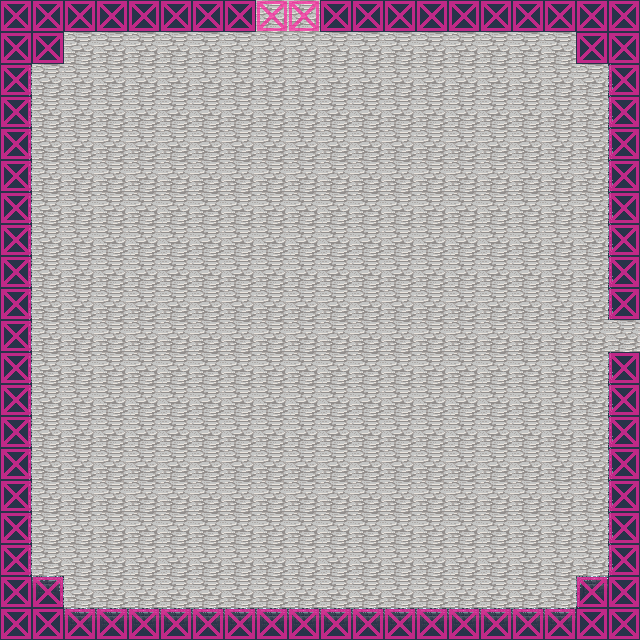

Tiled map render using the project's own tile images. Description and the whole map definition, tile-layer contents included, below:
An orthogonal 20x20 tile map with 32x32 px tiles, 3 tile layers (Ground, Fringe, Collision), 2 tilesets and 3 objects (3x warp).

<map version="1.0" tiledversion="1.0.3" orientation="orthogonal" renderorder="right-down" width="20" height="20" tilewidth="32" tileheight="32" nextobjectid="7">
 <tileset firstgid="1" name="magecity" tilewidth="32" tileheight="32" tilecount="360" columns="8">
  <image source="magecity.png" width="256" height="1450" />
 </tileset>
 <tileset firstgid="361" name="collision" tilewidth="32" tileheight="32" tilecount="2" columns="2">
  <image source="collision.png" width="64" height="32" />
 </tileset>
 <layer name="Ground" width="20" height="20">
  <data encoding="csv">
58,58,58,58,58,58,58,58,2,2,58,58,58,58,58,58,58,58,58,58,
58,58,2,2,2,2,2,2,2,2,2,2,2,2,2,2,2,2,58,58,
59,2,2,2,2,2,2,2,2,2,2,2,2,2,2,2,2,2,2,57,
59,2,2,2,2,2,2,2,2,2,2,2,2,2,2,2,2,2,2,57,
59,2,2,2,2,2,2,2,2,2,2,2,2,2,2,2,2,2,2,57,
59,2,2,2,2,2,2,2,2,2,2,2,2,2,2,2,2,2,2,57,
59,2,2,2,2,2,2,2,2,2,2,2,2,2,2,2,2,2,2,57,
59,2,2,2,2,2,2,2,2,2,2,2,2,2,2,2,2,2,2,57,
59,2,2,2,2,2,2,2,2,2,2,2,2,2,2,2,2,2,2,57,
59,2,2,2,2,2,2,2,2,2,2,2,2,2,2,2,2,2,2,57,
59,2,2,2,2,2,2,2,2,2,2,2,2,2,2,2,2,2,2,2,
59,2,2,2,2,2,2,2,2,2,2,2,2,2,2,2,2,2,2,57,
59,2,2,2,2,2,2,2,2,2,2,2,2,2,2,2,2,2,2,57,
59,2,2,2,2,2,2,2,2,2,2,2,2,2,2,2,2,2,2,57,
59,2,2,2,2,2,2,2,2,2,2,2,2,2,2,2,2,2,2,57,
59,2,2,2,2,2,2,2,2,2,2,2,2,2,2,2,2,2,2,57,
59,2,2,2,2,2,2,2,2,2,2,2,2,2,2,2,2,2,2,57,
59,2,2,2,2,2,2,2,2,2,2,2,2,2,2,2,2,2,2,57,
58,51,2,2,2,2,2,2,2,2,2,2,2,2,2,2,2,2,49,58,
58,58,50,50,50,50,50,50,50,50,50,50,50,50,50,50,50,50,58,58
</data>
 </layer>
 <layer name="Fringe" width="20" height="20">
  <data encoding="csv">
0,0,0,0,0,0,0,0,0,0,0,0,0,0,0,0,0,0,0,0,
0,0,0,0,0,0,0,0,0,0,0,0,0,0,0,0,0,0,0,0,
0,0,0,0,0,0,0,0,0,0,0,0,0,0,0,0,0,0,0,0,
0,0,0,0,0,0,0,0,0,0,0,0,0,0,0,0,0,0,0,0,
0,0,0,0,0,0,0,0,0,0,0,0,0,0,0,0,0,0,0,0,
0,0,0,0,0,0,0,0,0,0,0,0,0,0,0,0,0,0,0,0,
0,0,0,0,0,0,0,0,0,0,0,0,0,0,0,0,0,0,0,0,
0,0,0,0,0,0,0,0,0,0,0,0,0,0,0,0,0,0,0,0,
0,0,0,0,0,0,0,0,0,0,0,0,0,0,0,0,0,0,0,0,
0,0,0,0,0,0,0,0,0,0,0,0,0,0,0,0,0,0,0,0,
0,0,0,0,0,0,0,0,0,0,0,0,0,0,0,0,0,0,0,0,
0,0,0,0,0,0,0,0,0,0,0,0,0,0,0,0,0,0,0,0,
0,0,0,0,0,0,0,0,0,0,0,0,0,0,0,0,0,0,0,0,
0,0,0,0,0,0,0,0,0,0,0,0,0,0,0,0,0,0,0,0,
0,0,0,0,0,0,0,0,0,0,0,0,0,0,0,0,0,0,0,0,
0,0,0,0,0,0,0,0,0,0,0,0,0,0,0,0,0,0,0,0,
0,0,0,0,0,0,0,0,0,0,0,0,0,0,0,0,0,0,0,0,
0,0,0,0,0,0,0,0,0,0,0,0,0,0,0,0,0,0,0,0,
0,0,0,0,0,0,0,0,0,0,0,0,0,0,0,0,0,0,0,0,
0,0,0,0,0,0,0,0,0,0,0,0,0,0,0,0,0,0,0,0
</data>
 </layer>
 <layer name="Collision" width="20" height="20">
  <data encoding="csv">
362,362,362,362,362,362,362,362,362,362,362,362,362,362,362,362,362,362,362,362,
362,362,0,0,0,0,0,0,0,0,0,0,0,0,0,0,0,0,362,362,
362,0,0,0,0,0,0,0,0,0,0,0,0,0,0,0,0,0,0,362,
362,0,0,0,0,0,0,0,0,0,0,0,0,0,0,0,0,0,0,362,
362,0,0,0,0,0,0,0,0,0,0,0,0,0,0,0,0,0,0,362,
362,0,0,0,0,0,0,0,0,0,0,0,0,0,0,0,0,0,0,362,
362,0,0,0,0,0,0,0,0,0,0,0,0,0,0,0,0,0,0,362,
362,0,0,0,0,0,0,0,0,0,0,0,0,0,0,0,0,0,0,362,
362,0,0,0,0,0,0,0,0,0,0,0,0,0,0,0,0,0,0,362,
362,0,0,0,0,0,0,0,0,0,0,0,0,0,0,0,0,0,0,362,
362,0,0,0,0,0,0,0,0,0,0,0,0,0,0,0,0,0,0,0,
362,0,0,0,0,0,0,0,0,0,0,0,0,0,0,0,0,0,0,362,
362,0,0,0,0,0,0,0,0,0,0,0,0,0,0,0,0,0,0,362,
362,0,0,0,0,0,0,0,0,0,0,0,0,0,0,0,0,0,0,362,
362,0,0,0,0,0,0,0,0,0,0,0,0,0,0,0,0,0,0,362,
362,0,0,0,0,0,0,0,0,0,0,0,0,0,0,0,0,0,0,362,
362,0,0,0,0,0,0,0,0,0,0,0,0,0,0,0,0,0,0,362,
362,0,0,0,0,0,0,0,0,0,0,0,0,0,0,0,0,0,0,362,
362,362,0,0,0,0,0,0,0,0,0,0,0,0,0,0,0,0,362,362,
362,362,362,362,362,362,362,362,362,362,362,362,362,362,362,362,362,362,362,362
</data>
 </layer>
 <objectgroup name="Objects">
  <object id="1" name="East exit" type="warp" x="576" y="320" width="32" height="32">
   <properties>
    <property name="dest_map" value="ms_room_exits_nw" />
    <property name="dest_x" type="int" value="2" />
    <property name="dest_y" type="int" value="10" />
   </properties>
  </object>
  <object id="3" name="North exit 1" type="warp" x="256" y="32" width="32" height="32">
   <properties>
    <property name="dest_map" value="ms_room_exits_se" />
    <property name="dest_x" type="int" value="8" />
    <property name="dest_y" type="int" value="17" />
   </properties>
  </object>
  <object id="4" name="North exit 2" type="warp" x="288" y="32" width="32" height="32">
   <properties>
    <property name="dest_map" value="ms_room_exits_se" />
    <property name="dest_x" type="int" value="9" />
    <property name="dest_y" type="int" value="17" />
   </properties>
  </object>
 </objectgroup>
</map>
